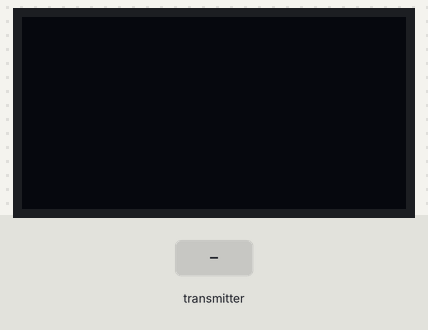
A sketch run on a simulated Arduino Uno, built with avr-gcc and run on an emulated ATmega328P. On the bench: 128×64 one-colour display. Inputs (shaded band) come from the test bench. No radio packets arrive unless stated; what the sketch prints to the serial monitor is not drawn.

Above: at 1.2 s.
1.3 s: the transmitter starts sending dataReceived.0 = 0
At 2.1 s:
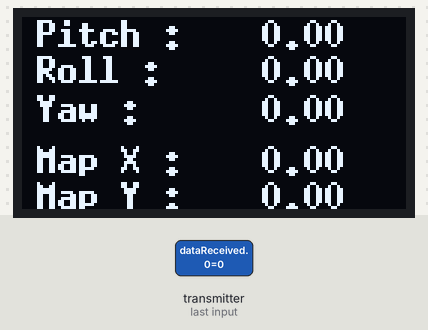
2.9 s: the transmitter starts sending dataReceived.1 = 50
At 3.5 s:
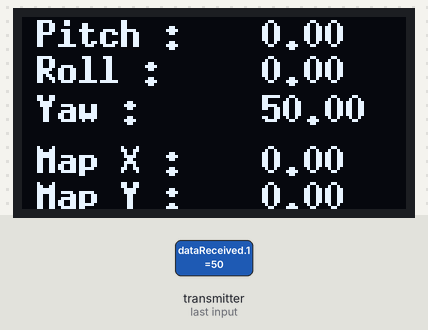
4.6 s: the transmitter starts sending dataReceived.2 = 25
At 5.8 s:
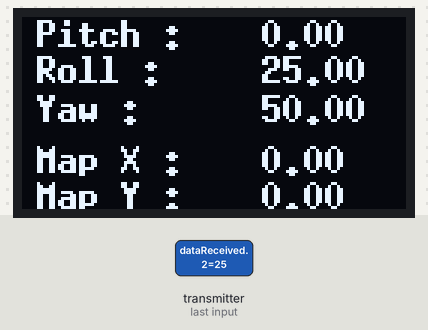
6.3 s: the transmitter starts sending dataReceived.1 = 0
At 7.6 s:
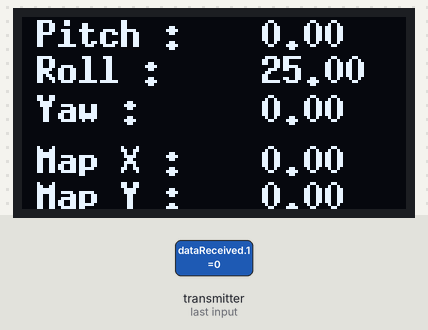
8.0 s: the transmitter starts sending dataReceived.2 = 50
At 8.5 s:
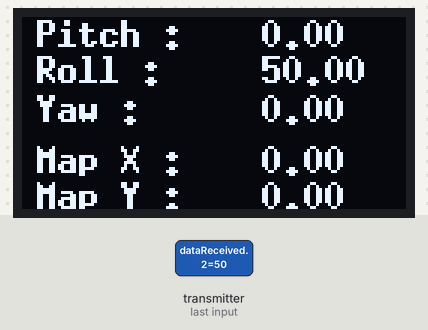
9.7 s: the transmitter starts sending dataReceived.3 = 25
At 10.8 s:
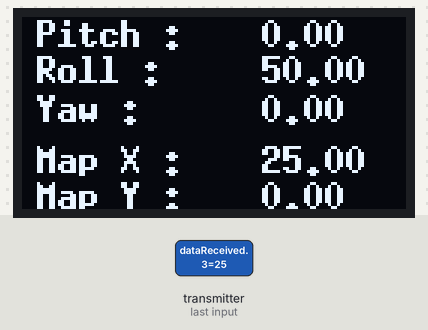
Timing chart, 0 to 12.4 s (numbered marks = the images above; inputs shaded):
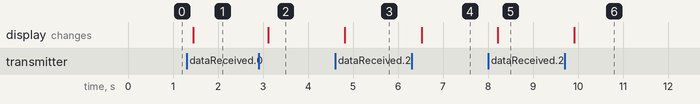

The sketch:

Wedmos_Recieve_Robotic_Arm.ino
```cpp
// Slave 1

#include <SPI.h>
#include "U8g2lib.h"
#include <Wire.h>
#include <nRF24L01.h>
#include <RF24.h>

#define CE_PIN   16
#define CSN_PIN 15
U8G2_SH1106_128X64_NONAME_F_HW_I2C OLED(U8G2_R0, /* reset=*/U8X8_PIN_NONE);

const byte thisSlaveAddress[5] = {'R', 'x', 'A', 'A', 'B'};
float sendData[5];

RF24 radio(CE_PIN, CSN_PIN);
float dataReceived[20]; // this must match dataToSend in the TX
int ackData[2] = {109, -4000}; // the two values to be sent to the master
char display_pitch[20], display_roll[20], display_yaw[20], display_map_X[20], display_map_Y[20];
float pitch, yaw, roll = 0;
int map_X, map_Y = 0;
bool newData = false;

//==============

void showData(int *counter);

void setup()
{

  Serial.begin(115200);

  Serial.println("SimpleRxAckPayload Starting");
  radio.begin();
  radio.setDataRate( RF24_250KBPS );
  radio.openReadingPipe(1, thisSlaveAddress);

  radio.enableAckPayload();

  radio.startListening();

  radio.writeAckPayload(1, &ackData, sizeof(ackData)); // pre-load data

    // OLED Stuff
  OLED.setI2CAddress(0x3C * 2);
  OLED.begin();
  OLED.setFont(u8g2_font_7x13B_mr);
}

//==========

void loop() {
  getData();
  showData();
}

//============

void getData() {
  if ( radio.available() ) {
    radio.read( &dataReceived, sizeof(dataReceived) );
    //updateReplyData();
    newData = true;
  }
}

//================

void showData()
{
  if (newData == true)
  {
    Serial.println("--------------------------");
    Serial.println("Wedmos Data received ");
    /*
      for (int i = 0; i < 5; i++)
      {
      Serial.print(dataReceived[i]);
      Serial.print("\t");
      }
      Serial.println();
    */
    //Serial.print(dataReceived[0]);
    //Serial.print("\nackPayload sent ");
    //Serial.print(ackData[0]);
    //Serial.print(", ");
    //Serial.println(ackData[1]);
    pitch = dataReceived[0];
    yaw =dataReceived[1];
    roll=dataReceived[2];
    map_X=dataReceived[3];
    map_Y=dataReceived[4];

    Serial.print("Pitch : "); Serial.print(pitch);
    Serial.print("\tRoll : "); Serial.print(yaw);
    Serial.print("\tYaw: "); Serial.print(roll);
    Serial.print("\tMap_X : "); Serial.print(map_X);
    Serial.print("\tMax_Y : "); Serial.println(map_Y);

    // OLED STUFF
    dtostrf(roll, 2, 2, display_roll);
    dtostrf(pitch, 2, 2, display_pitch);
    dtostrf(yaw, 2, 2, display_yaw);
    dtostrf(map_X, 2, 2, display_map_X);
    dtostrf(map_Y, 2, 2, display_map_Y);

    OLED.drawStr(5, 10, "Pitch : ");
    OLED.drawStr(80, 10, display_pitch);

    OLED.drawStr(5, 22, "Roll : ");
    OLED.drawStr(80, 22, display_roll);

    OLED.drawStr(5, 35, "Yaw : ");
    OLED.drawStr(80, 35, display_yaw);

    OLED.drawStr(5, 52, "Map X : ");
    OLED.drawStr(80, 52, display_map_X);

    OLED.drawStr(5, 64, "Map Y : ");
    OLED.drawStr(80, 64, display_map_Y);

    OLED.sendBuffer();  // transfer internal memory to the display
    OLED.clearBuffer(); // clear the internal memory
    newData = false;
  }
}

//================

void updateReplyData()
{
  ackData[0] -= 1;
  ackData[1] -= 1;
  if (ackData[0] < 100)
  {
    ackData[0] = 109;
  }
  if (ackData[1] < -4009)
  {
    ackData[1] = -4000;
  }
  radio.writeAckPayload(1, &ackData, sizeof(ackData)); // load the payload for the next time
}
```

Measured:
- after the input at 1.3 s, the display: changes after 0.15 s (image 1)
- after the input at 2.9 s, the display: changes after 0.22 s (image 2)
- after the input at 4.6 s, the display: changes after 0.22 s (image 3)
- after the input at 6.3 s, the display: changes after 0.23 s (image 4)
- after the input at 8.0 s, the display: changes after 0.22 s (image 5)
- after the input at 9.7 s, the display: changes after 0.21 s (image 6)
